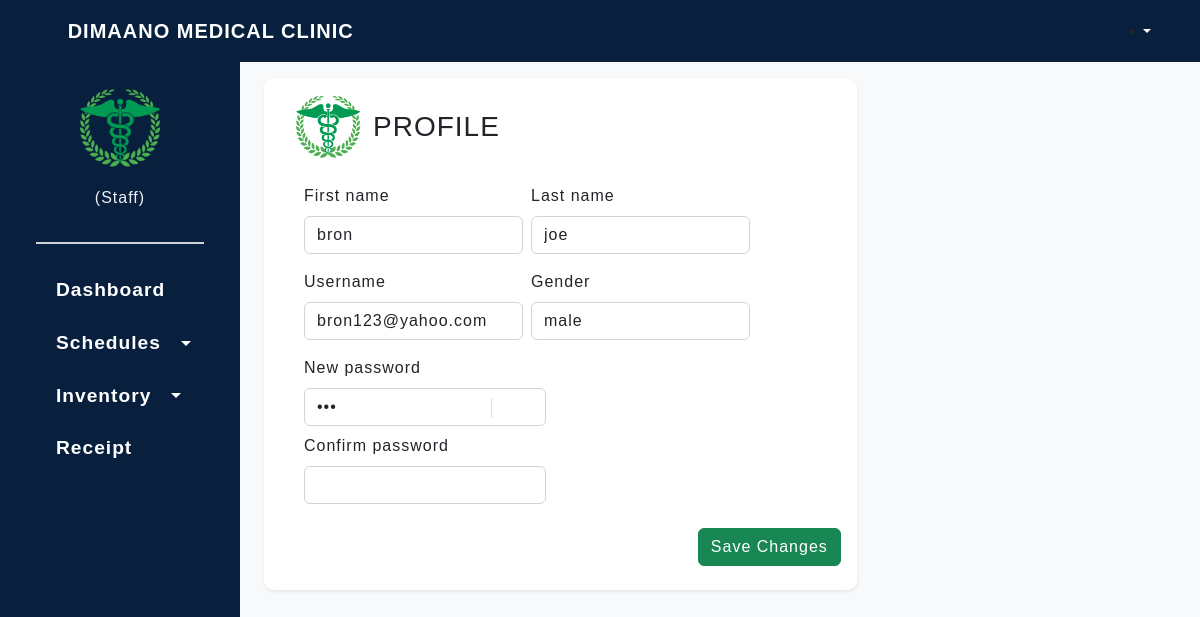
Screenshot of /profile.php (signed in) with the database file from the repository.
### tables this page shows
CREATE TABLE `users` (
  `id` int(11) NOT NULL,
  `firstname` text NOT NULL,
  `lastname` text NOT NULL,
  `prof_img` text NOT NULL,
  `age` text NOT NULL,
  `gender` text NOT NULL,
  `username` text NOT NULL,
  `password` text NOT NULL,
  `address` text NOT NULL,
  `usertype` text NOT NULL,
  `user_status` text NOT NULL
);

### profile.php (the view, shortened to what this page needs)
<?php
require_once 'database/dbconn.php';
$id = $_SESSION['id'];
$result = $mysqli->query("SELECT * FROM users WHERE id = '$id'");
$users = $result->fetch_assoc();
$firstname = $users['firstname'];
$lastname = $users['lastname'];
$user = $users['username'];
$gender = $users['gender'];
$password = $users['password'];
?>
<!DOCTYPE html>
<html lang="en">
<head>
    <link rel="stylesheet" href="css/bootstrap.min.css">
    <link rel="stylesheet" href="css/googleFonts.css">
    <link rel="stylesheet" href="css/main.css">
</head>
<body>
    <?php include('include/navbar.php') ?>
    <div class="d-flex bg-light" id="wrapper">
        <?php include('include/sidebar.php') ?>
        <div id="page-content-wrapper">
            <div class="container-fluid mt-3 px-4">
                <div class="bg-white p-4 shadow-sm" style="width: 65%;">
                    <h3 class="mt-2 text-uppercase" style="margin-left: 85px;">Profile</h3>
                    <img src="imgs/logo2_24_21540.png" class="profimg" alt="">
                    <form action="process.php" method="POST" class="row ms-2 mt-4 g-3">
                        <div class="col-md-5">
                            <label for="firstname" class="form-label">First name</label>
                            <input type="text" name="firstname" class="form-control" id="firstname" value="<?= $firstname ?>">
                        </div>
                        <div class="col-md-5">
                            <label for="lastname" class="form-label">Last name</label>
                            <input type="text" name="lastname" class="form-control" id="lastname" value="<?= $lastname ?>">
                        </div>
                        <div class="col-md-5">
                            <label for="username" class="form-label">Username</label>
                            <input type="mail" name="username" class="form-control" id="username" value="<?= $user ?>">
                        </div>
                        <div class="col-md-5">
                            <label for="gender" class="form-label">Gender</label>
                            <input type="text" name="gender" class="form-control" id="gender" value="<?= $gender ?>">
                        </div>
                        <br>
                        <div class="div" style="width: 250px;">
                            <label for="password" class="form-label"> New password</label>
                            <i class="eyeToggle fa-solid fa-eye border-start px-2" id="eyetoggle"></i>
                            <input type="password" name="password" class="form-control" id="password" value="<?= $password ?>" required>
                            <label for="cpassword" class="form-label mt-2">Confirm password</label>
                            <input type="password" name="password" class="form-control" id="cpassword" value="" required>
                        </div>
                        <div class="col-12 mt-4 text-end">
                            <button type="submit" class="btn btn-success" name="saveedit">Save Changes</button>
                        </div>
                    </form>
                </div>
            </div>
        </div>
    </div>
</body>
</html>

### css/main.css (style rules this page uses)
:root { --second-bg-color: #c1efde; --blue: #64dfdf; }
* { margin: 0; padding: 0; box-sizing: border-box; letter-spacing: 1px; font-family: 'Poppins', sans-serif; }
.bg-white { border-radius: 10px; }
#page-content-wrapper { min-width: 100vw; }
@media (min-width: 1024px) { #page-content-wrapper { min-width: 0; width: 100%; } }

### profile.php (style rules this page uses)
form { position: relative; }
.eyeToggle { margin-left: 70px; font-size: 1.2rem; position: absolute; bottom: 148px; cursor: pointer; }
.profimg { width: 80px; position: absolute; top: 90px; }

### rows the page displays
users: firstname "bron", lastname "joe", username "bron123@yahoo.com", gender "male"
